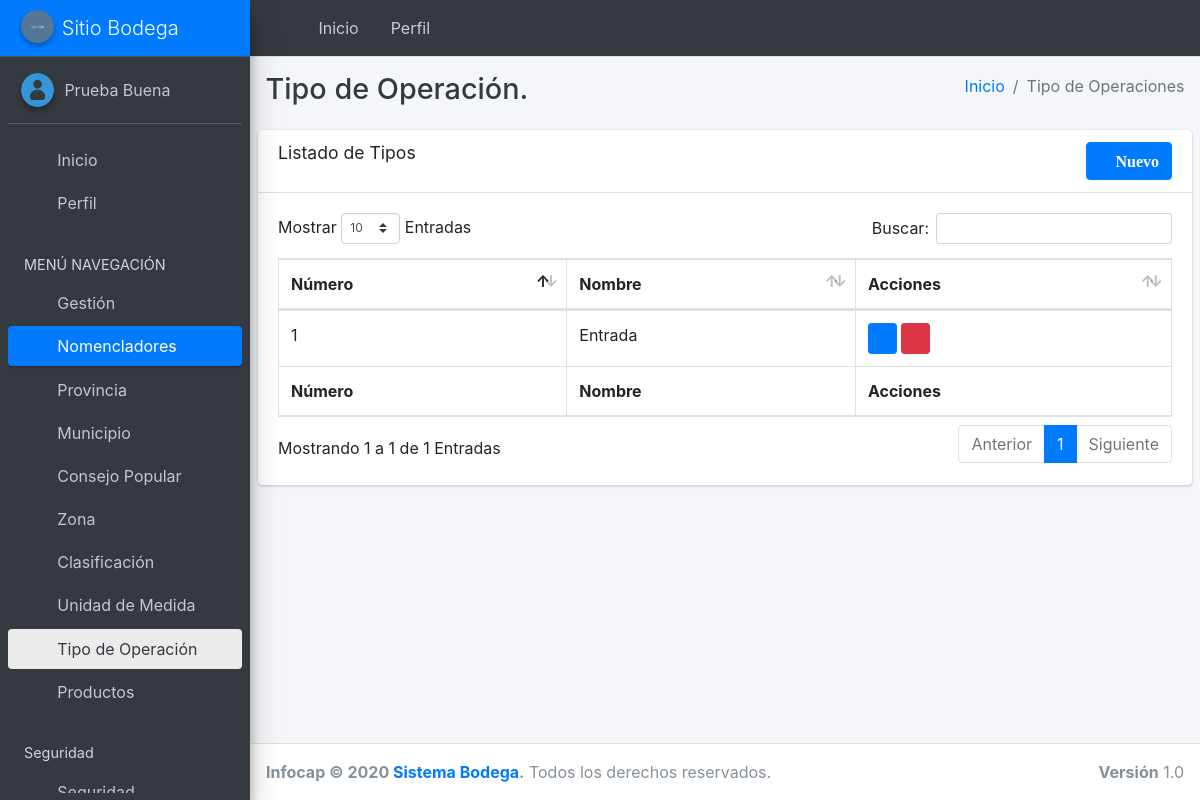
Before: /nomenclador/tipooperacion/list (signed in) with the older database file.
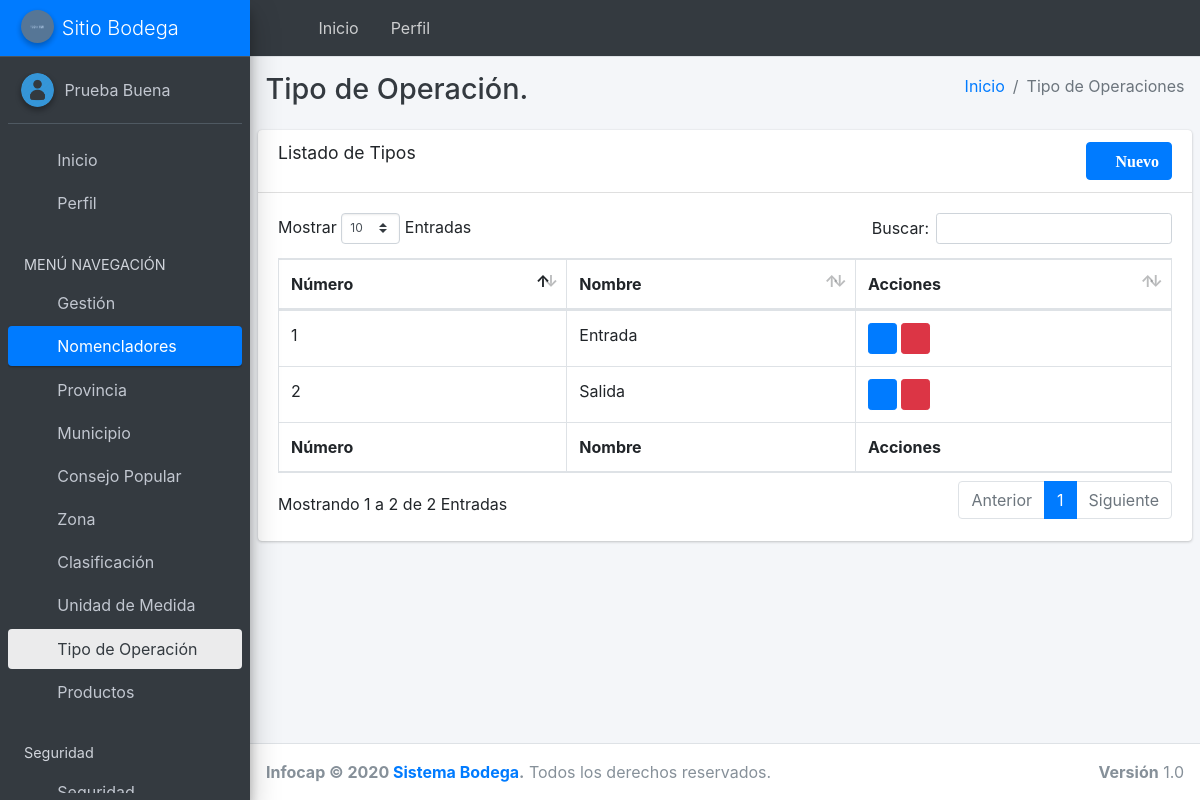
After: the same page with the newer database file.
### BodegaApp/models.py (models this page shows, shortened)
class TipoOperacion(models.Model):
    created_at = models.DateTimeField(auto_now_add=True)
    updated_at = models.DateTimeField(auto_now=True)
    uui = models.UUIDField(default=uuid.uuid4, editable=False)
    nombre = models.CharField(max_length=100, verbose_name="Nombre", unique=True)
    class Meta:
        verbose_name_plural = "Operaciones"

### BodegaApp/views.py (the view)
# urls.py: path('nomenclador/tipooperacion/list', login_required(views.backend_tipo_operacion_listar),
@permission_required('BodegaApp.add_provincia')
def backend_tipo_operacion_listar(request):
    tipo_operacion = models.TipoOperacion.objects.all()
    return render(request, 'backend/tipo_operacion.html', {'tipo_operacion': tipo_operacion})

### templates/backend/tipo_operacion.html
{% extends 'index.html' %}
{% block menu_nomenclator %}
    menu-open
{% endblock %}
{% block menu_nomenclator_active %}
    active
{% endblock %}
{% block menu_tipooperacion %}
    active
{% endblock %}
{% block wrapper %}
    <div class="content-header">
        <div class="container-fluid">
            <div class="row mb-2">
                <div class="col-sm-6">
                    <h1 class="m-0 text-dark">Tipo de Operación.</h1>
                </div>
                <div class="col-sm-6">
                    <ol class="breadcrumb float-sm-right">
                        <li class="breadcrumb-item"><a href="{% url 'inicio' %}">Inicio</a></li>
                        {% block group_wrapper %}
                            <li class="breadcrumb-item active">Tipo de Operaciones</li>
                        {% endblock %}
                    </ol>
                </div>
            </div>
        </div>
    </div>
{% endblock %}
{% block content %}
    <section class="content">
        <div class="row">
            <div class="col-12">
                <div class="card">
                    <div class="card-header">
                        <h3 class="card-title">Listado de Tipos</h3>
                        <a href="{% url 'tipo_operacion_create' %}" class="btn btn-primary fa-pull-right">
                            <span class="fa fa-plus"> Nuevo</span>
                        </a>
                    </div>
                    <div class="card-body">
                        <table id="example1" class="table table-bordered table-hover">
                            <thead>
                            <tr>
                                <th>
                                    Número
                                </th>
                                <th>
                                    Nombre
                                </th>
                                <th>
                                    Acciones
                                </th>
                            </tr>
                            </thead>
                            <tbody>
                            {% for u in tipo_operacion %}
                                    <tr>
                                        <td>
                                            {{ forloop.counter }}
                                        </td>
                                        <td>
                                            {{ u.nombre }}
                                        </td>
                                        <td>
                                <span class="input-group-sm">
                                <a href="{% url 'tipo_operacion_update' u.pk %}"
                                   class="btn btn-sm btn-primary">
                                    <i class="fa fa-edit"></i>
                                </a>
                                <a href="{% url 'tipo_operacion_delete' u.pk %}"
                                   class="btn btn-sm btn-danger">
                                    <i class="fa fa-trash"></i>
                                </a>
                                </span>
                                        </td>
                                    </tr>
                            {% endfor %}
                            </tbody>
                            <tfoot>
                            <tr>
                              <th>
                                    Número
                                </th>
                                <th>
                                    Nombre
                                </th>
                                <th>
                                    Acciones
                                </th>
                            </tr>
                            </tfoot>
                        </table>
                    </div>
                </div>
            </div>
        </div>
    </section>
{% endblock %}

Changed rows visible on the page:
added TipoOperacion: nombre "Salida"
Other visible differences:
text written by a page script: "Mostrar Entradas Buscar: Mostrando 1 a 1 de 1 Entradas Anterior 1 Siguiente" → "Mostrar Entradas Buscar: Mostrando 1 a 2 de 2 Entradas Anterior 1 Siguiente"
